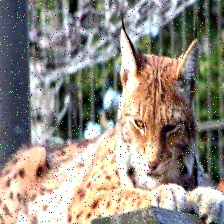
#> input picture PCA/img/809.png, 224 x 224 px, found by its file name
$ python pca.py
#> lines starting #> are read from the running program, lines starting #| are printed output that depends on the picture
# coding:utf-8
import numpy as np
from sklearn.datasets import load_iris
from sklearn.decomposition import PCA
import matplotlib.pyplot as plt
from PIL import Image

def pca(data, n_dim):
    '''

    pca is O(D^3)
    :param data: (n_samples, n_features(D))
    :param n_dim: target dimensions
    :return: (n_samples, n_dim)
    '''
    data = data - np.mean(data, axis = 0, keepdims = True)

    cov = np.dot(data.T, data)

    eig_values, eig_vector = np.linalg.eig(cov)
    # print(eig_values)
    indexs_ = np.argsort(-eig_values)[:n_dim]
    picked_eig_values = eig_values[indexs_]
    picked_eig_vector = eig_vector[:, indexs_]
    data_ndim = np.dot(data, picked_eig_vector)
    return data_ndim


# data 降维的矩阵(n_samples, n_features)
# n_dim 目标维度
# fit n_features >> n_samples, reduce cal
# [57 lines left out: functions highdim_pca, pca_img, not called in this run]

if __name__ == "__main__":
    data = load_iris()
    X = data.data
    Y = data.target
    data_2d1 = pca(X, 2)
    plt.figure(figsize=(8,4))
    plt.subplot(121)
    plt.title("my_PCA")
    plt.scatter(data_2d1[:, 0], data_2d1[:, 1], c = Y)

    sklearn_pca = PCA(n_components=2)
    data_2d2 = sklearn_pca.fit_transform(X)
    plt.subplot(122)
    plt.title("sklearn_PCA")
    plt.scatter(data_2d2[:, 0], data_2d2[:, 1], c = Y)
    plt.savefig("PCA.png")
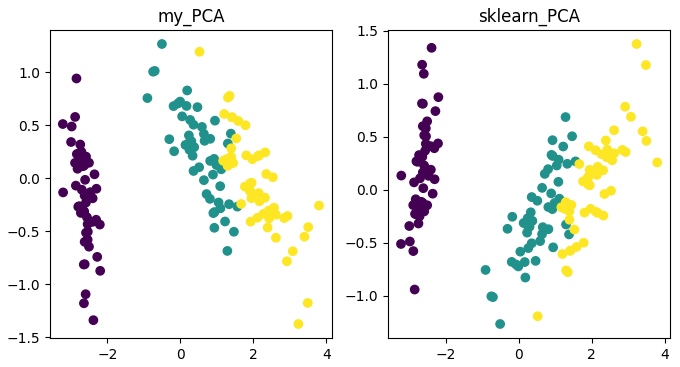
#> figure drawn by matplotlib, 2 panels
    plt.show()


    png_name = '809'
    img = Image.open(png_name + '.png')
#> img is the input picture: PIL image 224x224 RGB; mean R, G, B 146.2, 140, 130.7
    img = np.copy(img)
    img_origin_shape = img.shape
#> img_origin_shape = (224, 224, 3)
    print(img.shape)
#| (224, 224, 3)
    plt.figure(figsize=(8,4))
    plt.subplot(121)
    plt.imshow(img)
    plt.title("origin")

    img = img.reshape(-1,3)
    sklearn_pca_img = PCA(n_components=2)
    img = sklearn_pca_img.fit_transform(img)
#> img = 50176 pairs, first value -240.9 to 200, second value -97.99 to 79.89
    img = sklearn_pca_img.inverse_transform(img)
    img = img.reshape(img_origin_shape).astype(np.uint8)
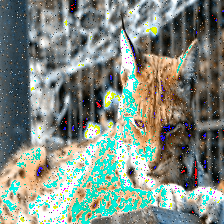
#> img: shape (224, 224, 3); mean R, G, B 128.8, 139.1, 129.2
    # [7 lines of commented-out code are left out]
    print(img.shape)
#| (224, 224, 3)
    plt.subplot(122)
    plt.title("after pca")
    plt.imshow(img)
    plt.savefig(png_name + "_pca.png")
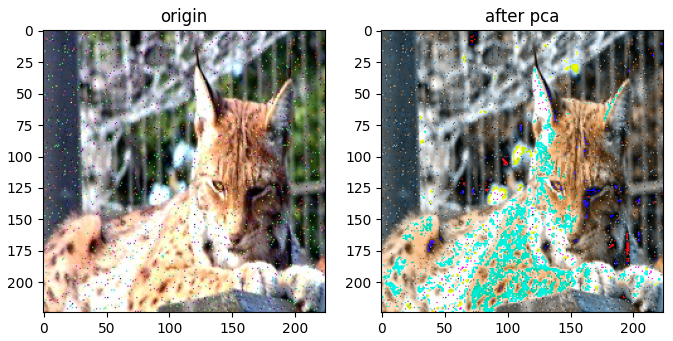
#> figure drawn by matplotlib, 2 panels

$ run again, with PCA/img/105.png copied over PCA/img/809.png
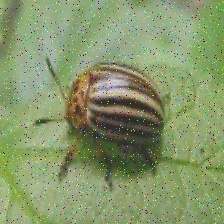
#> input picture PCA/img/105.png, 224 x 224 px, found by its file name
#> img is the input picture: PIL image 224x224 RGB; mean R, G, B 134.9, 151.5, 107.4
#| (224, 224, 3)
#> `img = sklearn_pca_img.fit_transform(img)`: img = 50176 pairs, first value -219.9 to 177.9, second value -52.95 to 64.65
#> `img = img.reshape(img_origin_shape).astype(np.uint8)`:
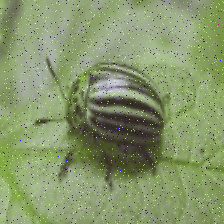
#> img: shape (224, 224, 3); mean R, G, B 134.4, 151, 107.1
#| (224, 224, 3)
#> `plt.savefig(png_name + "_pca.png")`:
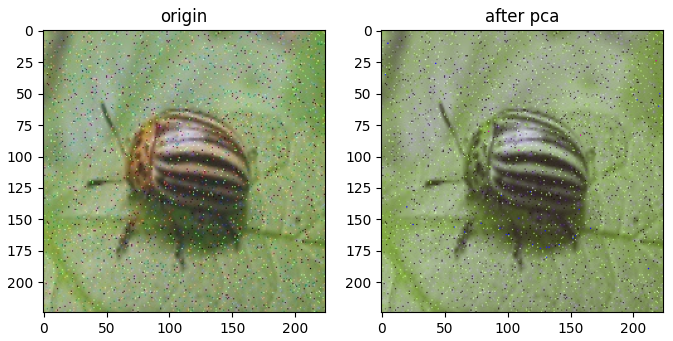
#> figure drawn by matplotlib, 2 panels

$ run again, with PCA/img/12.png copied over PCA/img/809.png
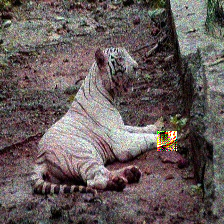
#> input picture PCA/img/12.png, 224 x 224 px, found by its file name
#> img is the input picture: PIL image 224x224 RGB; mean R, G, B 103.3, 92.4, 91.7
#| (224, 224, 3)
#> `img = sklearn_pca_img.fit_transform(img)`: img = 50176 pairs, first value -165.8 to 275.8, second value -215.3 to 198.7
#| (224, 224, 3)
#> `plt.savefig(png_name + "_pca.png")`:
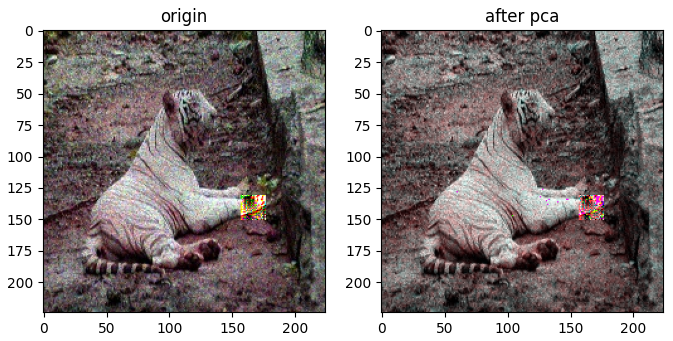
#> figure drawn by matplotlib, 2 panels

$ run again, with PCA/img/37.png copied over PCA/img/809.png
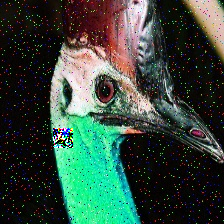
#> input picture PCA/img/37.png, 224 x 224 px, found by its file name
#> img is the input picture: PIL image 224x224 RGB; mean R, G, B 53.6, 73.2, 61.8
#| (224, 224, 3)
#> `img = sklearn_pca_img.fit_transform(img)`: img = 50176 pairs, first value -109.7 to 326.6, second value -157.9 to 217.5
#> `img = img.reshape(img_origin_shape).astype(np.uint8)`:
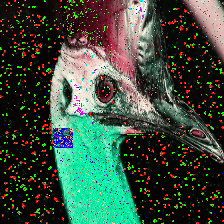
#> img: shape (224, 224, 3); mean R, G, B 60, 76.6, 62
#| (224, 224, 3)
#> `plt.savefig(png_name + "_pca.png")`:
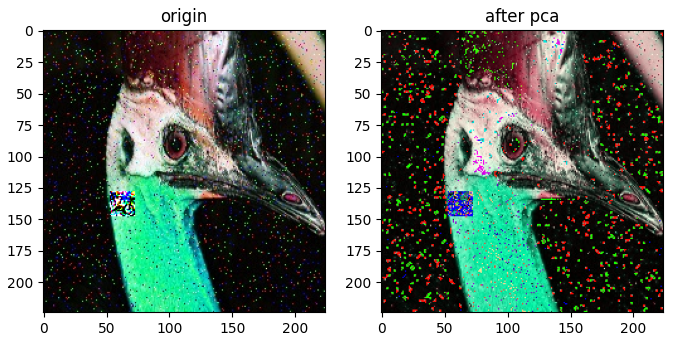
#> figure drawn by matplotlib, 2 panels
